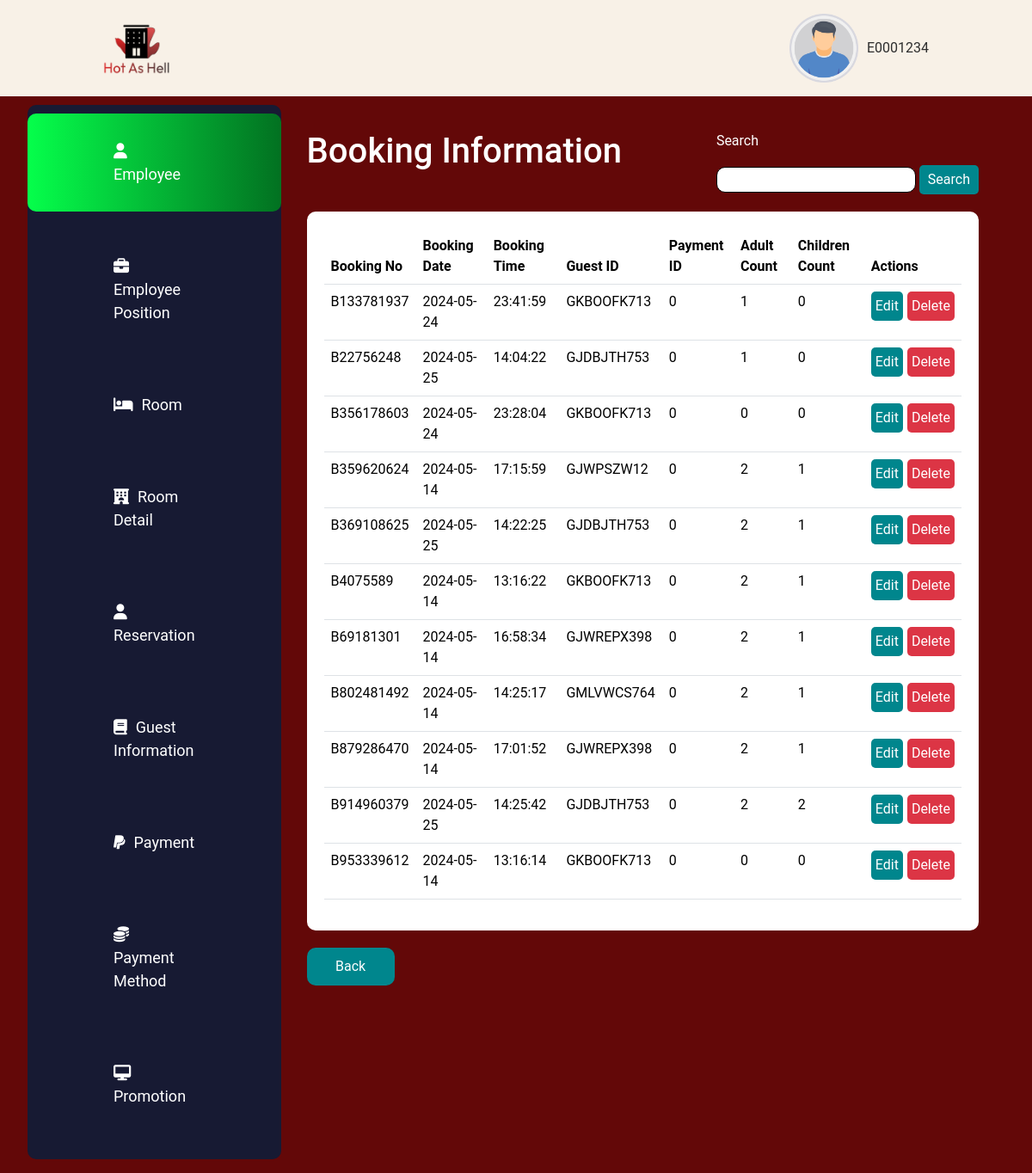
Page /Booking/BookingDetailsForm.php on the committed database.
### tables this page shows
CREATE TABLE `booking_details` (
  `BookingNo` varchar(10) NOT NULL,
  `BookingDate` date NOT NULL,
  `BookingTime` time NOT NULL,
  `GuestID` varchar(11) NOT NULL,
  `PaymentID` int(11) NOT NULL,
  `AdultCount` int(11) NOT NULL,
  `ChildrenCount` int(11) DEFAULT NULL,
  `SpecialRequests` text DEFAULT NULL
);

### Booking/BookingDetails.php (the view, shortened to what this page needs)
<?php
$con = mysqli_connect("localhost", "root", "", "hot_as_hell");
$search = isset($_GET['search']) ? mysqli_real_escape_string($con, $_GET['search']) : '';
if ($search) {
    $query = "SELECT * FROM booking_details WHERE BookingNo LIKE '%$search%' OR BookingDate LIKE '%$search%' OR BookingTime LIKE '%$search%' OR GuestID LIKE '%$search%' OR PaymentID LIKE '%$search%' OR AdultCount LIKE '%$search%' OR ChildrenCount LIKE '%$search%'";
} else {
    $query = "SELECT * FROM booking_details";
}
$result = mysqli_query($con, $query);
if ($result) {
    if (mysqli_num_rows($result) > 0) {
        while ($row = mysqli_fetch_assoc($result)) {
            echo "<tr>";
            echo "<td>".$row['BookingNo']."</td>";
            echo "<td>".$row['BookingDate']."</td>";
            echo "<td>".$row['BookingTime']."</td>";
            echo "<td>".$row['GuestID']."</td>";
            echo "<td>".$row['PaymentID']."</td>";
            echo "<td>".$row['AdultCount']."</td>";
            echo "<td>".$row['ChildrenCount']."</td>";
            echo "<td>";
            echo "<div style='display: flex; gap: 5px;'>";
            echo "<a href='BookingEditForm.php?id=".$row["BookingNo"]."'><button style='color: white; border-radius: 5px; background-color: #00868D; padding: 5px; border: none;'>Edit</button></a>";
            echo "<a href='BookingDeleteForm.php?id=".$row["BookingNo"]."'><button style='color: white; border-radius: 5px; background-color: #DC3545; padding: 5px; border: none;'>Delete</button></a>";
            echo "</div>";
            echo "</td>";
            echo "</tr>";
        }
    } else {
        echo "<tr><td colspan='8'>No records found</td></tr>";
    }
} else {
    echo "Error: " . mysqli_error($con);
}
?>

### style.css (style rules this page uses)
body { font-family: 'Roboto', sans-serif; margin: 0; padding: 0; background-color: #630808; }
a { text-decoration: none; color: white; }

### rows in the picture
booking_details: BookingNo "B133781937", BookingDate "2024-05-24", BookingTime "23:41:59", GuestID "GKBOOFK713", PaymentID "0", AdultCount "1", ChildrenCount "0"
booking_details: BookingNo "B22756248", BookingDate "2024-05-25", BookingTime "14:04:22", GuestID "GJDBJTH753", PaymentID "0", AdultCount "1", ChildrenCount "0"
booking_details: BookingNo "B356178603", BookingDate "2024-05-24", BookingTime "23:28:04", GuestID "GKBOOFK713", PaymentID "0", AdultCount "0", ChildrenCount "0"
booking_details: BookingNo "B359620624", BookingDate "2024-05-14", BookingTime "17:15:59", GuestID "GJWPSZW12", PaymentID "0", AdultCount "2", ChildrenCount "1"
booking_details: BookingNo "B369108625", BookingDate "2024-05-25", BookingTime "14:22:25", GuestID "GJDBJTH753", PaymentID "0", AdultCount "2", ChildrenCount "1"
booking_details: BookingNo "B4075589", BookingDate "2024-05-14", BookingTime "13:16:22", GuestID "GKBOOFK713", PaymentID "0", AdultCount "2", ChildrenCount "1"
booking_details: BookingNo "B69181301", BookingDate "2024-05-14", BookingTime "16:58:34", GuestID "GJWREPX398", PaymentID "0", AdultCount "2", ChildrenCount "1"
booking_details: BookingNo "B802481492", BookingDate "2024-05-14", BookingTime "14:25:17", GuestID "GMLVWCS764", PaymentID "0", AdultCount "2", ChildrenCount "1"
booking_details: BookingNo "B879286470", BookingDate "2024-05-14", BookingTime "17:01:52", GuestID "GJWREPX398", PaymentID "0", AdultCount "2", ChildrenCount "1"
booking_details: BookingNo "B914960379", BookingDate "2024-05-25", BookingTime "14:25:42", GuestID "GJDBJTH753", PaymentID "0", AdultCount "2", ChildrenCount "2"
booking_details: BookingNo "B953339612", BookingDate "2024-05-14", BookingTime "13:16:14", GuestID "GKBOOFK713", PaymentID "0", AdultCount "0", ChildrenCount "0"
